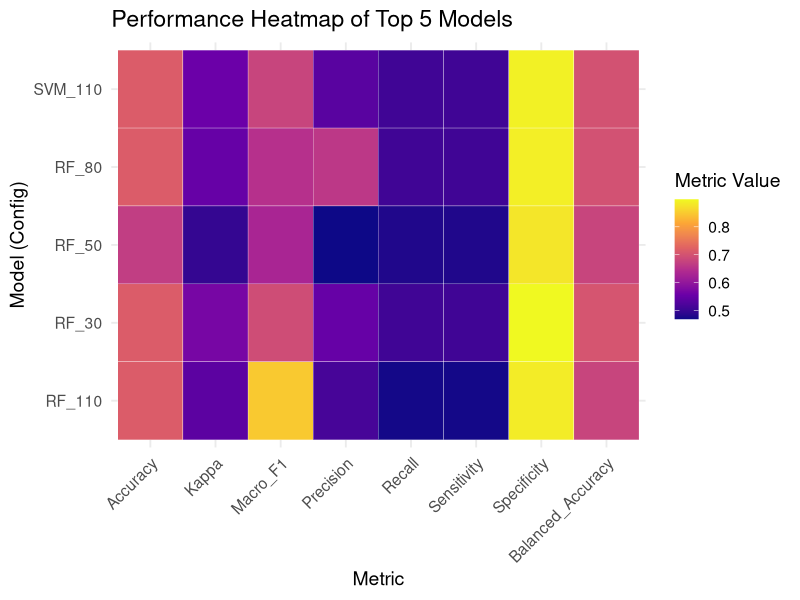
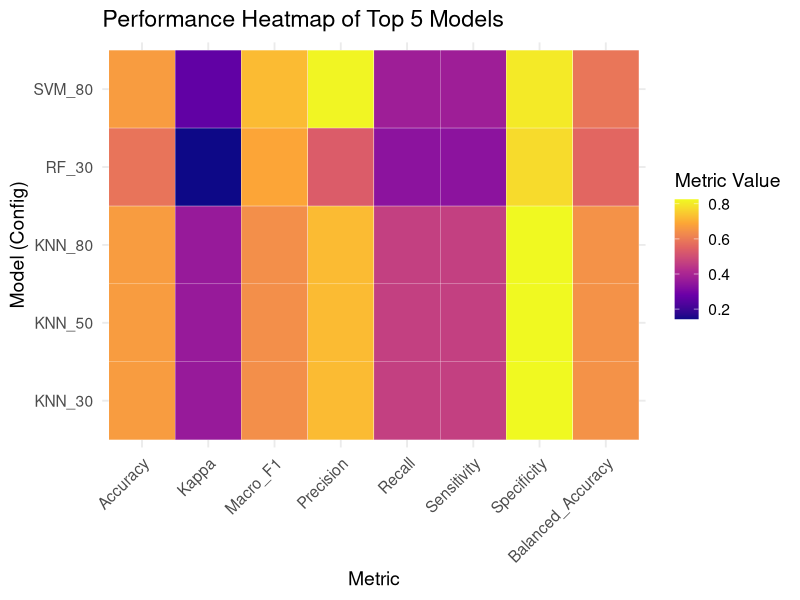
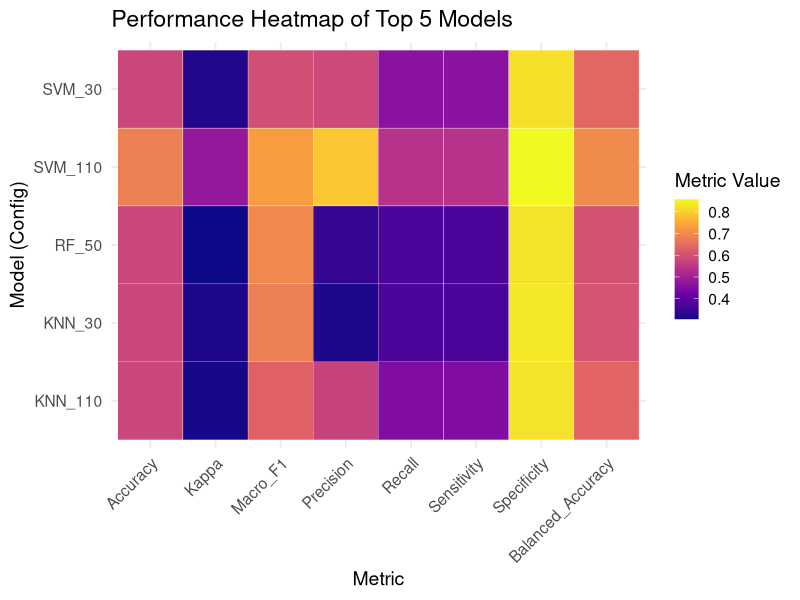

These charts were generated, in order, by the following R code:
## ---- chunk 1
library(tidyverse)
library(reshape2)
## ---- chunk 2
library(dplyr)
library(reshape2)
library(ggplot2)

combine_metrics <- data.frame(
  Genes = rep(c(30, 50, 80, 110), each = 3),
  Model = rep(c("SVM", "KNN", "RF"), times = 4),
  Accuracy = c(0.667, 0.571, 0.714,
               0.667, 0.571, 0.667,
               0.571, 0.571, 0.714,
               0.714, 0.571, 0.714),
  Kappa = c(0.46, 0.426, 0.568,
            0.46, 0.408, 0.495,
            0.295, 0.392, 0.55,
            0.556, 0.408, 0.538),
  Macro_F1 = c(0.809, 0.667, 0.69,
               0.809, 0.633, 0.629,
               0.684, 0.624, 0.648,
               0.678, 0.633, 0.848),
  Precision = c(0.524, 0.567, 0.55,
                0.524, 0.643, 0.469,
                0.5, 0.625, 0.659,
                0.534, 0.643, 0.514),
  Recall = c(0.437, 0.458, 0.507,
             0.437, 0.424, 0.479,
             0.365, 0.424, 0.507,
             0.507, 0.424, 0.472),
  Sensitivity = c(0.437, 0.458, 0.507,
                  0.437, 0.424, 0.479,
                  0.365, 0.424, 0.507,
                  0.507, 0.424, 0.472),
  Specificity = c(0.863, 0.869, 0.898,
                  0.863, 0.863, 0.878,
                  0.821, 0.854, 0.887,
                  0.889, 0.863, 0.884),
  Balanced_Accuracy = c(0.65, 0.663, 0.702,
                        0.65, 0.643, 0.678,
                        0.593, 0.639, 0.697,
                        0.698, 0.643, 0.678)
)

# View the table
print(combine_metrics)

# Add an identifier for easier plotting
combine_metrics$Config <- paste(combine_metrics$Model, combine_metrics$Genes, sep = "_")

# Select top 5 models by Balanced Accuracy
top5 <- combine_metrics %>%
  arrange(desc(Balanced_Accuracy)) %>%
  head(5)

# Reshape to long format for ggplot
top5_long <- melt(top5, id.vars = c("Model", "Genes", "Config"))

# Plot heatmap
ggplot(top5_long, aes(x = variable, y = Config, fill = value)) +
  geom_tile(color = "white") +
  scale_fill_viridis_c(option = "plasma", name = "Metric Value") +
  labs(title = "Performance Heatmap of Top 5 Models",
       x = "Metric",
       y = "Model (Config)") +
  theme_minimal(base_size = 14) +
  theme(axis.text.x = element_text(angle = 45, hjust = 1))

## ---- chunk 3
library(ggplot2)
library(reshape2)
library(dplyr)

# Evaluation metrics for GSE17907 dataset
gse17907_metrics <- data.frame(
  Genes = rep(c(30, 50, 80, 110), each = 3),
  Model = rep(c("SVM", "KNN", "RF"), times = 4),
  Accuracy = c(0.5, 0.667, 0.583,
               0.583, 0.667, 0.583,
               0.667, 0.667, 0.583,
               0.583, 0.583, 0.583),
  Kappa = c(-0.029, 0.36, 0.143,
            0, 0.36, 0.143,
            0.262, 0.36, 0.143,
            0, 0.143, 0.143),
  Macro_F1 = c(0.706, 0.639, 0.686,
               0.737, 0.639, 0.686,
               0.722, 0.639, 0.686,
               0.737, 0.686, 0.686),
  Precision = c(0.3, 0.722, 0.533,
                0.583, 0.722, 0.533,
                0.818, 0.722, 0.533,
                0.583, 0.533, 0.533),
  Recall = c(0.214, 0.464, 0.339,
             0.25, 0.464, 0.339,
             0.375, 0.464, 0.339,
             0.25, 0.339, 0.339),
  Sensitivity = c(0.214, 0.464, 0.339,
                  0.25, 0.464, 0.339,
                  0.375, 0.464, 0.339,
                  0.25, 0.339, 0.339),
  Specificity = c(0.75, 0.825, 0.775,
                  0.75, 0.825, 0.775,
                  0.8, 0.825, 0.775,
                  0.75, 0.775, 0.775),
  Balanced_Accuracy = c(0.482, 0.645, 0.557,
                        0.5, 0.645, 0.557,
                        0.588, 0.645, 0.557,
                        0.5, 0.557, 0.557)
)

# Add unique Config column
gse17907_metrics$Config <- paste(gse17907_metrics$Model, gse17907_metrics$Genes, sep = "_")

# Remove duplicated rows just in case (optional but safe)
gse17907_metrics <- distinct(gse17907_metrics)

# Select top 5 *distinct* models by Balanced Accuracy
top5 <- gse17907_metrics %>%
  arrange(desc(Balanced_Accuracy)) %>%
  slice_head(n = 5)

# Reshape to long format for heatmap
top5_long <- melt(top5, id.vars = c("Model", "Genes", "Config"))

# Plot heatmap
ggplot(top5_long, aes(x = variable, y = Config, fill = value)) +
  geom_tile(color = "white") +
  scale_fill_viridis_c(option = "plasma", name = "Metric Value") +
  labs(title = "Performance Heatmap of Top 5 Models",
       x = "Metric",
       y = "Model (Config)") +
  theme_minimal(base_size = 14) +
  theme(axis.text.x = element_text(angle = 45, hjust = 1))

## ---- chunk 4
library(ggplot2)
library(reshape2)
library(dplyr)

# Evaluation metrics from confusion matrices
gse17907_metrics <- data.frame(
  Genes = rep(c(30, 50, 80, 110), each = 3),
  Model = rep(c("SVM", "KNN", "RF"), times = 4),
  Accuracy = c(0.579, 0.579, 0.474,
               0.474, 0.526, 0.579,
               0.579, 0.579, 0.526,
               0.684, 0.579, 0.526),
  Kappa = c(0.321, 0.318, 0.055,
            0.021, 0.136, 0.306,
            0.290, 0.248, 0.153,
            0.477, 0.312, 0.153),
  Macro_F1 = c(0.593, 0.681, 0.474,
               0.667, 0.489, 0.697,
               0.723, 0.610, 0.485,
               0.731, 0.631, 0.570),
  Precision = c(0.583, 0.317, 0.490,
                0.250, 0.515, 0.341,
                0.524, 0.615, 0.448,
                0.788, 0.571, 0.583),
  Recall = c(0.461, 0.372, 0.272,
             0.250, 0.300, 0.372,
             0.372, 0.350, 0.300,
             0.539, 0.447, 0.322),
  Sensitivity = c(0.461, 0.372, 0.272,
                  0.250, 0.300, 0.372,
                  0.372, 0.350, 0.300,
                  0.539, 0.447, 0.322),
  Specificity = c(0.824, 0.834, 0.760,
                  0.757, 0.782, 0.827,
                  0.819, 0.807, 0.789,
                  0.857, 0.826, 0.782),
  Balanced_Accuracy = c(0.642, 0.603, 0.516,
                        0.504, 0.541, 0.600,
                        0.595, 0.579, 0.545,
                        0.698, 0.637, 0.552)
)

# Add Config column
gse17907_metrics$Config <- paste(gse17907_metrics$Model, gse17907_metrics$Genes, sep = "_")

# Select top 5 models by Balanced Accuracy
top5 <- gse17907_metrics %>%
  arrange(desc(Balanced_Accuracy)) %>%
  head(5)

# Reshape to long format for heatmap
top5_long <- melt(top5, id.vars = c("Model", "Genes", "Config"))

# Plot heatmap
ggplot(top5_long, aes(x = variable, y = Config, fill = value)) +
  geom_tile(color = "white") +
  scale_fill_viridis_c(option = "plasma", name = "Metric Value") +
  labs(title = "Performance Heatmap of Top 5 Models",
       x = "Metric",
       y = "Model (Config)") +
  theme_minimal(base_size = 14) +
  theme(axis.text.x = element_text(angle = 45, hjust = 1))


